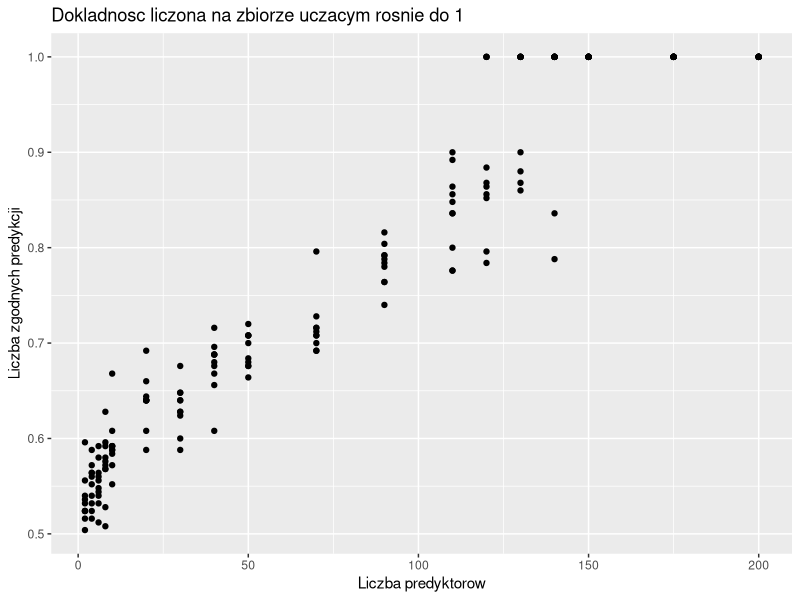

The R source for this figure:
## ---- chunk 1
library(ggplot2)
NN <- rep(c(2, 4, 6, 8, 10,20,30,40,50,70,90,110,120,130,140,150,175,200), each=10)
n <- 250
szumy <- sapply(NN, function(N){
  szum <- as.data.frame(matrix(runif(N * n), nrow = n, ncol = N))
  colnames(szum) <- paste0("zm", 1:N)
  szum$outcome <- factor(rep(LETTERS[1:2], each=n/2))
  
  nb <- glm(outcome~., data=szum, family="binomial")
  pred <- predict(nb, szum, type = "response") > .5
  tab <- table(pred, szum$outcome)
  sum(diag(tab))/sum(tab)
})

df <- data.frame(NN, szumy)
ggplot(df, aes(NN, szumy)) + 
  geom_point() + ylab("Liczba zgodnych predykcji") + xlab("Liczba predyktorow") + ggtitle("Dokladnosc liczona na zbiorze uczacym rosnie do 1")

